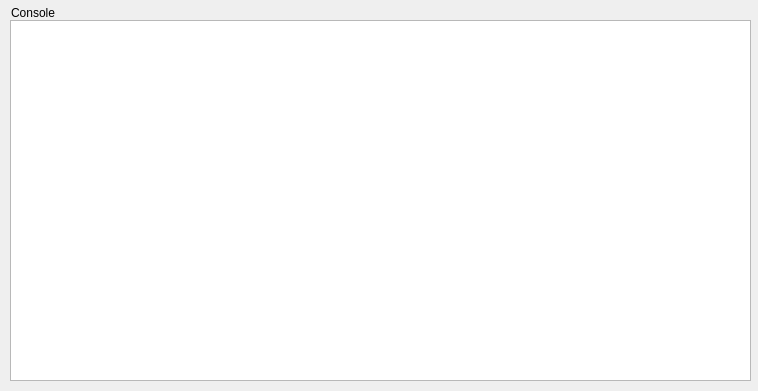
<?xml version="1.0" encoding="UTF-8"?>
<ui version="4.0">
 <class>test_mode</class>
 <widget class="QWidget" name="test_mode">
  <property name="geometry">
   <rect>
    <x>0</x>
    <y>0</y>
    <width>758</width>
    <height>391</height>
   </rect>
  </property>
  <property name="windowTitle">
   <string>Form</string>
  </property>
  <widget class="QTextEdit" name="console">
   <property name="geometry">
    <rect>
     <x>10</x>
     <y>20</y>
     <width>741</width>
     <height>361</height>
    </rect>
   </property>
  </widget>
  <widget class="QLabel" name="label">
   <property name="geometry">
    <rect>
     <x>11</x>
     <y>6</y>
     <width>47</width>
     <height>13</height>
    </rect>
   </property>
   <property name="text">
    <string>Console</string>
   </property>
  </widget>
 </widget>
 <resources/>
 <connections/>
</ui>
